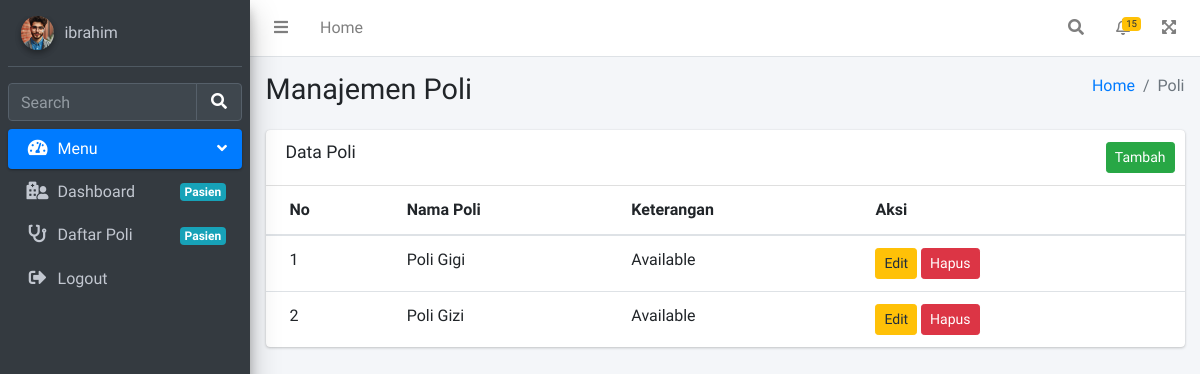
/poli.php (signed in), run on an earlier commit of the app's database.
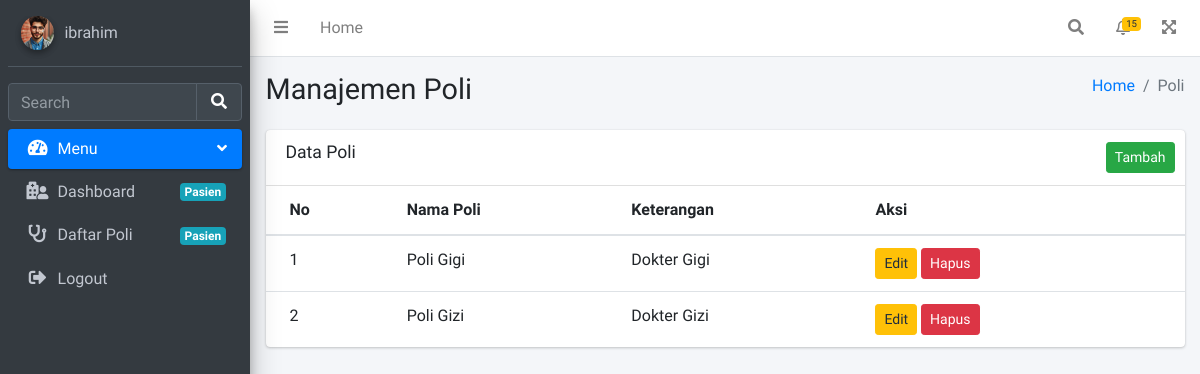
And on a later commit of the database.
### tables this page shows
CREATE TABLE `poli` (
  `id` int(11) NOT NULL,
  `nama_poli` varchar(25) NOT NULL,
  `keterangan` text NOT NULL
);

### pages/poli/index.php (the view, shortened to what this page needs)
<div class="content-header">
    <div class="container-fluid">
        <div class="row mb-2">
            <div class="col-sm-6">
                <h1 class="m-0">Manajemen Poli</h1>
            </div>
            <div class="col-sm-6">
                <ol class="breadcrumb float-sm-right">
                    <li class="breadcrumb-item"><a href="index.php?page=home">Home</a></li>
                    <li class="breadcrumb-item active">Poli</li>
                </ol>
            </div>
        </div>
    </div>
</div>
<div class="content">
    <div class="container-fluid">
        <div class="row">
            <div class="col-12">
                <div class="card">
                    <div class="card-header">
                        <h3 class="card-title">Data Poli</h3>
                        <div class="card-tools">
                            <button type="button" class="btn btn-sm btn-success float-right" data-toggle="modal"
                                data-target="#addModal">
                                Tambah
                            </button>
                        </div>
                    </div>
                    <div class="card-body table-responsive p-0">
                        <table class="table table-hover text-nowrap">
                            <thead>
                                <tr>
                                    <th>No</th>
                                    <th>Nama Poli</th>
                                    <th>Keterangan</th>
                                    <th>Aksi</th>
                                </tr>
                            </thead>
                            <tbody>
                                <?php
                            require 'config/koneksi.php';
                            $no = 1;
                            $query = "SELECT * FROM poli";
                            $result = mysqli_query($mysqli, $query);
                            while ($data = mysqli_fetch_assoc($result)) {
                            ?>
                                <tr>
                                    <td><?php echo $no++ ?></td>
                                    <td><?php echo $data['nama_poli'] ?></td>
                                    <td style="white-space: pre-line;"><?php echo $data['keterangan'] ?></td>
                                    <td>
                                        <button type='button' class='btn btn-sm btn-warning edit-btn'
                                            data-toggle="modal"
                                            data-target="#editModal<?php echo $data['id'] ?>">Edit</button>
                                        <button type='button' class='btn btn-sm btn-danger edit-btn' data-toggle="modal"
                                            data-target="#hapusModal<?php echo $data['id'] ?>">Hapus</button>
                                    </td>
                                </tr>
                                <?php } ?>
                            </tbody>
                        </table>
                    </div>
                </div>
            </div>
        </div>
    </div>
</div>

What changed in the data, as far as the page shows it:
changed poli "Poli Gigi": keterangan "Available" → "Dokter Gigi"
changed poli "Poli Gizi": keterangan "Available" → "Dokter Gizi"
